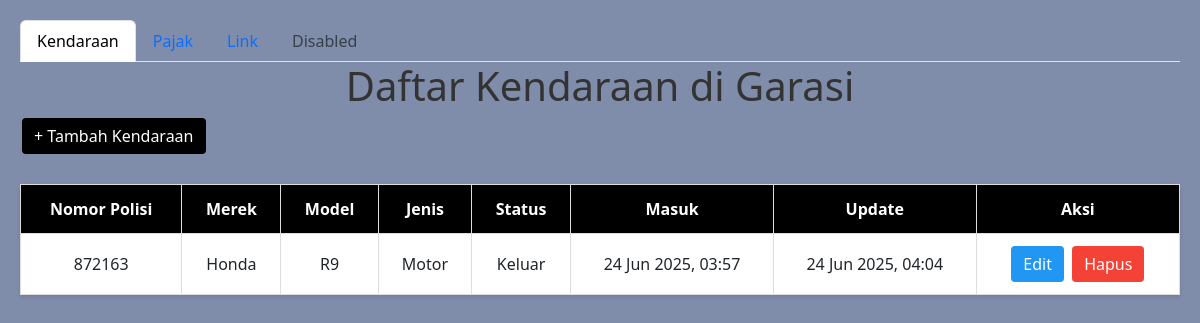
Before: / with the older database file.
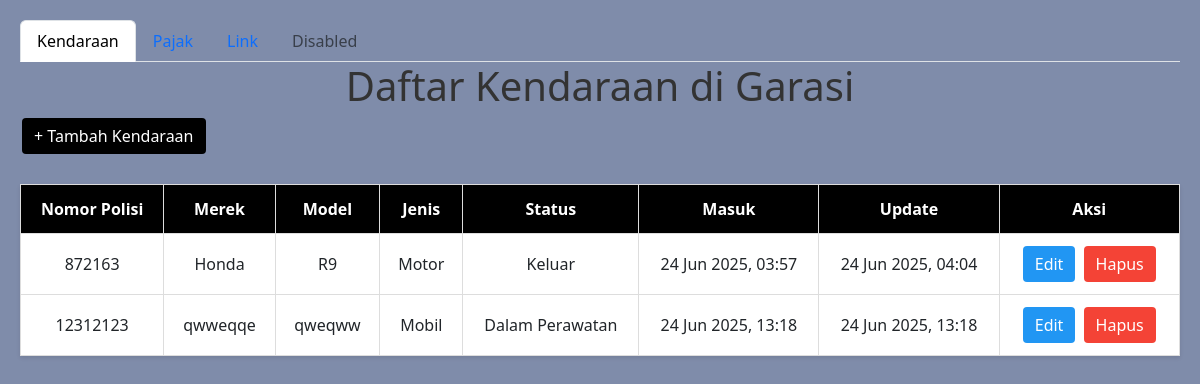
After: the same page with the newer database file.
### manaj/models.py (models this page shows, shortened)
class Kendaraan(models.Model):
    class JenisKendaraan(models.TextChoices):
        MOBIL = 'mobil', _('Mobil')
        MOTOR = 'motor', _('Motor')
    class StatusGarasi(models.TextChoices):
        TERPARKIR = 'terparkir', _('Terparkir')
        KELUAR = 'keluar', _('Keluar')
        PERAWATAN = 'perawatan', _('Dalam Perawatan')
    nomor_polisi = models.CharField(max_length=15, unique=True)
    merek = models.CharField(max_length=50)
    model = models.CharField(max_length=50)
    jenis = models.CharField(
        max_length=10,
        choices=JenisKendaraan.choices,
        default=JenisKendaraan.MOBIL
    )
    status = models.CharField(
        max_length=15,
        choices=StatusGarasi.choices,
        default=StatusGarasi.TERPARKIR
    )
    waktu_masuk = models.DateTimeField(auto_now_add=True)
    waktu_update = models.DateTimeField(auto_now=True)
    class Meta:
        db_table = 'garasi_kendaraan'

### manaj/views.py (the view, shortened to what this page needs)
# urls.py: path('', views.list_kendaraan, name='list_kendaraan'),
def list_kendaraan(request):
    query = request.GET.get('q', '')
    kendaraan_list = Kendaraan.objects.all()
    return render(request, 'manaj/list_kendaraan.html', {
        'kendaraan_list': kendaraan_list,
        'query': query,
    })

### manaj/templates/manaj/list_kendaraan.html (shortened to what this page needs)
<!DOCTYPE html>
<html lang="id">
<head>
    <link href="https://cdn.jsdelivr.net/npm/bootstrap@5.3.7/dist/css/bootstrap.min.css" rel="stylesheet">
</head>
<body>
        <ul class="nav nav-tabs">
    <li class="nav-item">
        <a class="nav-link active" aria-current="Kendaraan" href="{% url 'manaj:list_kendaraan' %}">Kendaraan</a>
    </li>
    <li class="nav-item">
        <a class="nav-link" href="#">Pajak</a>
    </li>
    <li class="nav-item">
        <a class="nav-link" href="#">Link</a>
    </li>
    <li class="nav-item">
        <a class="nav-link disabled" aria-disabled="true">Disabled</a>
    </li>
    </ul>
    <h1>Daftar Kendaraan di Garasi</h1>
    <a href="{% url 'manaj:tambah_kendaraan' %}" class="btn add">+ Tambah Kendaraan</a>
    <table>
        <thead>
            <tr>
                <th>Nomor Polisi</th>
                <th>Merek</th>
                <th>Model</th>
                <th>Jenis</th>
                <th>Status</th>
                <th>Masuk</th>
                <th>Update</th>
                <th>Aksi</th>
            </tr>
        </thead>
        <tbody>
            {% for kendaraan in kendaraan_list %}
            <tr>
                <td>{{ kendaraan.nomor_polisi }}</td>
                <td>{{ kendaraan.merek }}</td>
                <td>{{ kendaraan.model }}</td>
                <td>{{ kendaraan.get_jenis_display }}</td>
                <td>{{ kendaraan.get_status_display }}</td>
                <td>{{ kendaraan.waktu_masuk|date:"d M Y, H:i" }}</td>
                <td>{{ kendaraan.waktu_update|date:"d M Y, H:i" }}</td>
                <td>
                    <a href="{% url 'manaj:kendaraan_edit' kendaraan.id %}" class="btn edit">Edit</a>
                    <a href="{% url 'manaj:kendaraan_delete' kendaraan.id %}" class="btn delete"
                       onclick="return confirm('Yakin ingin menghapus kendaraan ini?')">Hapus</a>
                </td>
            </tr>
            {% empty %}
            <tr>
                <td colspan="8">Belum ada kendaraan</td>
            </tr>
            {% endfor %}
        </tbody>
    </table>
</body>
</html>

Changed rows visible on the page:
added Kendaraan: nomor_polisi "12312123", merek "qwweqqe", model "qweqww", jenis "Mobil", status "Dalam Perawatan", waktu_masuk "24 Jun 2025, 13:18", waktu_update "24 Jun 2025, 13:18"
